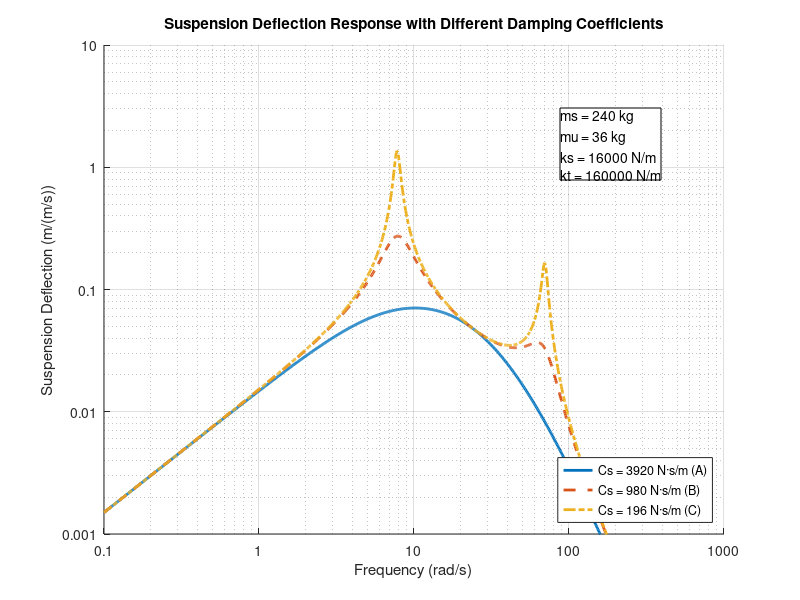

This figure's MATLAB source: (Note: this script raises an error after producing the figure.)
clc
clear
close all
%%

% System parameters
ms = 240;    % Sprung mass (kg)
mu = 36;     % Unsprung mass (kg)
ks = 16000;  % Spring stiffness (N/m)
kt = 160000; % Tire stiffness (N/m)

% Different damping coefficients
bs_cases = [3920, 980, 196];  % Cases A, B, C (N·s/m)
line_styles = {'-', '--', '-.'};  % Different line styles for each case

% Frequency range (matching the plot)
w = logspace(-1, 3, 1000);  % 0.1 to 1000 rad/s

% Create figure with log-log scale
figure('Position', [100 100 800 500])
hold on

% Calculate and plot for each damping case
for i = 1:length(bs_cases)
    bs = bs_cases(i);
    
    % Calculate transfer function
    for j = 1:length(w)
        s = 1i*w(j);
        
        % Numerator for Hs(s) = (zs-zu)/żr
        num = -kt*ms*s;
        
        % Denominator
        d = ms*mu*s^4 + (mu+ms)*bs*s^3 + ((ms+mu)*ks + ms*kt)*s^2 + bs*kt*s + ks*kt;
        
        % Transfer function (absolute value for magnitude)
        H(j) = abs(num/d);
    end
    
    % Plot on log-log scale
    loglog(w, H, line_styles{i}, 'LineWidth', 2)
end

% Configure plot
grid on
xlabel('Frequency (rad/s)')
ylabel('Suspension Deflection (m/(m/s))')
title('Suspension Deflection Response with Different Damping Coefficients')

% Set specific axis ticks
xticks([0.1 1 10 100 1000])
yticks([0.001 0.01 0.1 1 10])
xticklabels({'0.1', '1', '10', '100', '1000'})
yticklabels({'0.001', '0.01', '0.1', '1', '10'})

% Set axis limits
xlim([0.1 1000])
ylim([0.001 10])

% Add legend
legend('Cs = 3920 N·s/m (A)', 'Cs = 980 N·s/m (B)', 'Cs = 196 N·s/m (C)', ...
    'Location', 'southeast')

% Add system parameters text box
txt = sprintf('ms = %d kg\nmu = %d kg\nks = %d N/m\nkt = %d N/m', ...
    ms, mu, ks, kt);
annotation('textbox', [0.7 0.7 0.2 0.2], 'String', txt, ...
    'FitBoxToText', 'on', 'BackgroundColor', 'white')

% Add grid
grid on
ax = gca;
ax.GridAlpha = 0.3;

% Make the grid lines match the main ticks only
ax.XMinorGrid = 'off';
ax.YMinorGrid = 'off';
ax.XScale = 'log';
ax.YScale = 'log';

% Add text annotations for key observations
text(0.2, 0.002, 'Low frequency: suspension follows road profile', 'FontSize', 8)
text(50, 0.05, 'High damping reduces peak deflection', 'FontSize', 8)
text(2, 5, 'Low damping: large suspension travel', 'FontSize', 8)